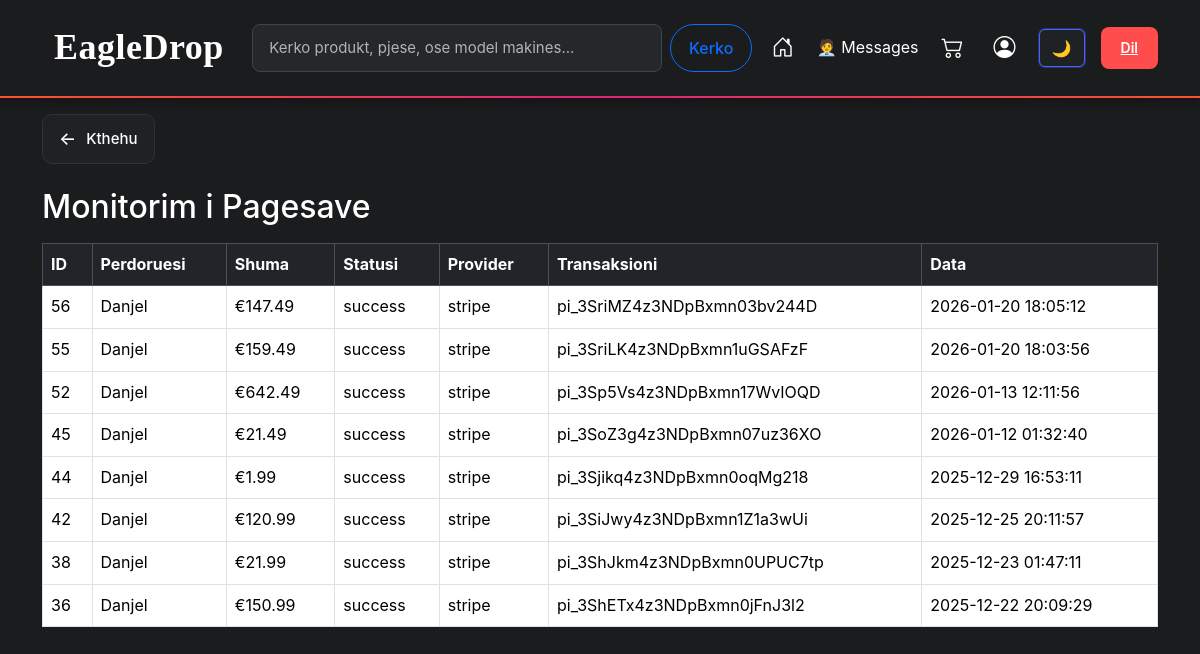
The page /payment_history.php (signed in) on the database its author committed.
### tables this page shows
CREATE TABLE `payments` (
  `id` int(11) NOT NULL,
  `user_id` int(11) DEFAULT NULL,
  `amount` decimal(10,2) DEFAULT NULL,
  `status` varchar(50) DEFAULT NULL,
  `provider` varchar(50) DEFAULT NULL,
  `transaction_id` varchar(255) DEFAULT NULL,
  `created_at` datetime DEFAULT current_timestamp()
);

CREATE TABLE `users` (
  `id` int(11) NOT NULL,
  `first_name` varchar(100) DEFAULT NULL,
  `last_name` varchar(100) DEFAULT NULL,
  `username` varchar(100) DEFAULT NULL,
  `phone` varchar(30) DEFAULT NULL,
  `email` varchar(255) DEFAULT NULL,
  `password` varchar(255) DEFAULT NULL,
  `role` enum('user','staff','admin') NOT NULL DEFAULT 'user',
  `profile_image` varchar(255) DEFAULT 'default.png',
  `is_verified` tinyint(4) DEFAULT 0,
  `verification_code` varchar(255) DEFAULT NULL,
  `created_at` datetime DEFAULT current_timestamp(),
  `last_assigned_at` datetime DEFAULT NULL,
  `name` int(11) NOT NULL
);

### payment_history.php (the view, shortened to what this page needs)
<?php
require "./config/database.php";
$stmt = $conn->prepare("
    SELECT payments.*, users.username AS user_name
    FROM payments
    JOIN users ON payments.user_id = users.id
    WHERE payments.user_id = ?
    ORDER BY payments.id DESC
");
$stmt->execute([$_SESSION['user_id']]);
?>
<?php include "./includes/admin_header.php"; ?>
<div class="container mt-3">
    <button class="back-btn" onclick="goBack()">
        <span class="arrow">←</span>
        <span>Kthehu</span>
    </button>
</div>
<div class="container mt-4">
    <h2>Monitorim i Pagesave</h2>
    <table class="table table-bordered mt-3">
        <thead class="table-dark">
            <tr>
                <th>ID</th>
                <th>Perdoruesi</th>
                <th>Shuma</th>
                <th>Statusi</th>
                <th>Provider</th>
                <th>Transaksioni</th>
                <th>Data</th>
            </tr>
        </thead>
        <tbody>
        <?php while($p = $stmt->fetch(PDO::FETCH_ASSOC)): ?>
            <tr>
                <td><?= $p['id'] ?></td>
                <td><?= htmlspecialchars($p['user_name'] ?? 'User i fshire') ?></td>
                <td>€<?= number_format($p['amount'], 2) ?></td>
                <td><?= htmlspecialchars($p['status']) ?></td>
                <td><?= htmlspecialchars($p['provider']) ?></td>
                <td><?= htmlspecialchars($p['transaction_id']) ?></td>
                <td><?= $p['created_at'] ?></td>
            </tr>
        <?php endwhile; ?>
        </tbody>
    </table>
</div>
<?php include "./includes/footer.php"; ?>

### includes/admin_header.php (shortened to what this page needs)
<?php
require_once __DIR__ . '/../config/database.php';
$notifCount = 0;
$user_id = $_SESSION['user_id'];
try {
    $qNotif = $conn->prepare("
        SELECT COUNT(*)
        FROM notifications
        WHERE user_id = ? AND is_read = 0
    ");
    $qNotif->execute([$user_id]);
    $notifCount = (int) $qNotif->fetchColumn();
} catch (PDOException $e) {
    $notifCount = 0;
}
?>
<!DOCTYPE html>
<html lang="sq">
<head>
    <link rel="stylesheet" href="https://cdn.jsdelivr.net/npm/bootstrap@5.3.2/dist/css/bootstrap.min.css">
    <link rel="stylesheet" href="/assets/css/style.css">
    <link rel="stylesheet" href="https://cdn.jsdelivr.net/npm/bootstrap-icons@1.10.5/font/bootstrap-icons.css">
</head>
<body>
<nav class="navbar navbar-expand-lg main-nav">
    <div class="container">
        <a class="navbar-brand insta-logo" href="/index.php">
            EagleDrop
        </a>
        <form class="d-flex mx-auto search-form position-relative"
            action="/search.php"
            method="GET"
            style="max-width: 500px; flex: 1;">
        <input
            class="form-control me-2 search-input"
            type="search"
            name="q"
            id="searchInput"
            placeholder="Kerko produkt, pjese, ose model makines..."
            autocomplete="off"
        >
        <button class="btn btn-outline-primary search-btn" type="submit">Kerko</button>
        </form>
          <div class="d-flex align-items-center gap-3">
              <a href="/index.php" class="nav-icon">
                  <i class="bi bi-house-door"></i>
              </a>
              <?php if (isset($_SESSION['role']) && $_SESSION['role'] === 'user'): ?>
                  <a href="/support.php" class="nav-link position-relative">
                      💬 Support
                      <?php if ($notifCount > 0): ?>
                          <span class="position-absolute top-0 start-100 translate-middle badge rounded-pill bg-danger">
                              <?= $notifCount ?>
                          </span>
                      <?php endif; ?>
                  </a>
              <?php elseif (isset($_SESSION['role']) && in_array($_SESSION['role'], ['staff','admin'])): ?>
                  <a href="/support_admin.php" class="nav-link staff position-relative">
                      🧑‍💼 Messages
                  </a>
              <?php endif; ?>
            <a href="/cart.php" class="nav-icon position-relative">
            <i class="bi bi-cart2"></i>
            </a>
            <a href="/profile.php" class="nav-icon">
                <i class="bi bi-person-circle"></i>
            </a>
            <button id="themeToggle" class="btn theme-btn">
            </button>
            <?php if(isset($_SESSION['user_id'])): ?>
                <a href="/logout.php" class="logout-btn">Dil</a>
            <?php else: ?>
                <a href="/login.php" class="btn btn-primary btn-sm">Login</a>
                <a href="/register.php" class="btn btn-success btn-sm">Regjistrohu</a>
            <?php endif; ?>
        </div>
    </div>
</nav>

### includes/footer.php (shortened to what this page needs)
</body>
</html>

### assets/css/style.css (style rules this page uses)
html, body { overflow-x: hidden; max-width: 100%; font-family: -apple-system, BlinkMacSystemFont, "Segoe UI", Roboto, "Helvetica Neue", Arial, sans-serif; line-height: 1.6; }
body { background-color: #1a1c1d; color: #fff; transition: background-color 0.3s ease, color 0.3s ease; font-size: 16px; }
input::placeholder { color: #b0b3b8 !important; opacity: 1 !important; }
input.form-control { background-color: #25282b; border: 1px solid #444; color: #fff !important; padding: 12px 16px; font-size: 15px; transition: all 0.2s ease; border-radius: 8px; }
.navbar-brand { font-family: "Billabong", cursive; font-size: 36px; font-weight: bold; margin-left: 12px; color: #fff !important; transition: all 0.3s ease; letter-spacing: 0.5px; }
.nav-icon { font-size: 22px; color: #fff !important; transition: all 0.2s ease; cursor: pointer; display: inline-flex; align-items: center; justify-content: center; width: 36px; height: 36px; }
.main-nav { padding: 14px 0; border-bottom: 2px solid transparent; border-image: linear-gradient(to right, #ff512f, #dd2476, #ff512f) 1; background: linear-gradient(#1a1c1d, #1a1c1d) padding-box, linear-gradient(to right, #ff512f, #dd2476, #ff512f) border-box; box-shadow: 0 4px 12px rgba(0,0,0,0.3); }
.logout-btn { background: #ff4d4d; color: white !important; padding: 10px 20px; border-radius: 8px; font-weight: 600; font-size: 14px; transition: all 0.2s ease; border: none; cursor: pointer; }
.search-form { flex-grow: 1; justify-content: center; }
.search-input { border-radius: 50px; padding: 8px 18px; border: 1px solid #ccc; transition: all 0.2s ease; width: 100%; }
.search-btn { border-radius: 50px; padding: 6px 18px; font-weight: 500; }
.back-btn { display: inline-flex; align-items: center; gap: 10px; background-color: #1f2225; color: #ffffff; border: 1px solid #2f3336; padding: 10px 16px; border-radius: 10px; font-size: 15px; font-weight: 500; cursor: pointer; transition: all 0.25s ease; }
.back-btn .arrow { font-size: 18px; transition: transform 0.25s ease; }
body:not(.light-mode) #themeToggle { background-color: #1f2225; color: #e4e6eb; border: 1px solid #4c5fff; }
body:not(.light-mode) #themeToggle { box-shadow: 0 0 0 1px rgba(76,95,255,0.35); }

### rows shown on the page
payments: id "56", user.username "Danjel", amount "147.49", status "success", provider "stripe", transaction "pi_3SriMZ4z3NDpBxmn03bv244D", created_at "2026-01-20 18:05:12"
payments: id "55", user.username "Danjel", amount "159.49", status "success", provider "stripe", transaction "pi_3SriLK4z3NDpBxmn1uGSAFzF", created_at "2026-01-20 18:03:56"
payments: id "52", user.username "Danjel", amount "642.49", status "success", provider "stripe", transaction "pi_3Sp5Vs4z3NDpBxmn17WvIOQD", created_at "2026-01-13 12:11:56"
payments: id "45", user.username "Danjel", amount "21.49", status "success", provider "stripe", transaction "pi_3SoZ3g4z3NDpBxmn07uz36XO", created_at "2026-01-12 01:32:40"
payments: id "44", user.username "Danjel", amount "1.99", status "success", provider "stripe", transaction "pi_3Sjikq4z3NDpBxmn0oqMg218", created_at "2025-12-29 16:53:11"
payments: id "42", user.username "Danjel", amount "120.99", status "success", provider "stripe", transaction "pi_3SiJwy4z3NDpBxmn1Z1a3wUi", created_at "2025-12-25 20:11:57"
payments: id "38", user.username "Danjel", amount "21.99", status "success", provider "stripe", transaction "pi_3ShJkm4z3NDpBxmn0UPUC7tp", created_at "2025-12-23 01:47:11"
payments: id "36", user.username "Danjel", amount "150.99", status "success", provider "stripe", transaction "pi_3ShETx4z3NDpBxmn0jFnJ3l2", created_at "2025-12-22 20:09:29"
